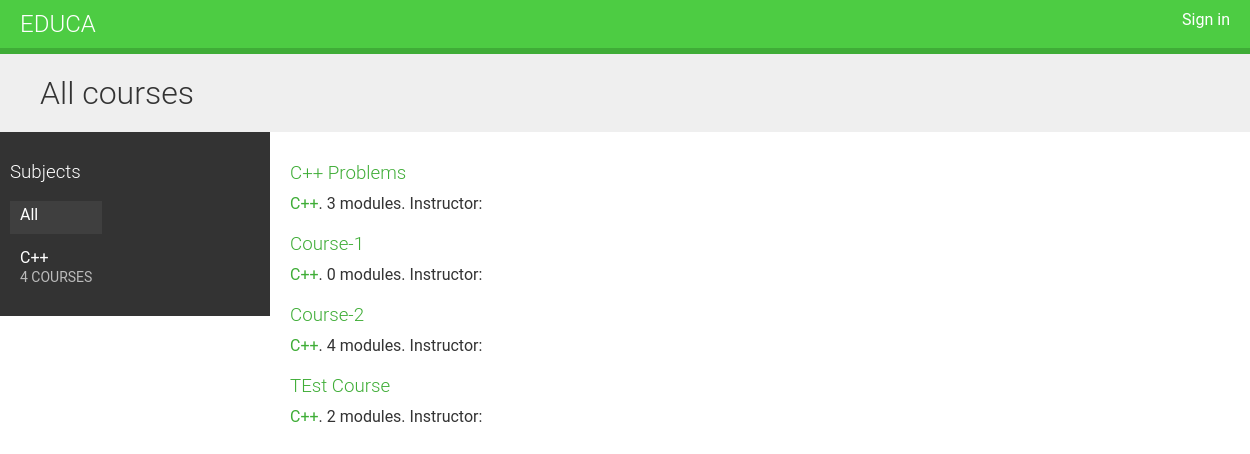
The page / on the database its author committed.
### courses/models.py (models this page shows, shortened)
class Subject(models.Model):
	title = models.CharField(max_length=250)
	slug = models.SlugField(max_length=500, unique=True)
	class Meta:
		ordering = ['title']
	def __str__(self):
		return self.title

class Course(models.Model):
	owner = models.ForeignKey(User, related_name='courses_created', on_delete=models.CASCADE)
	subject = models.ForeignKey(Subject, related_name='courses', on_delete=models.CASCADE)
	title = models.CharField(max_length=250)
	slug = models.SlugField(max_length=500, unique=True)
	overview = models.TextField()
	created = models.DateTimeField(auto_now_add=True)
	students = models.ManyToManyField(User, related_name='courses_joined', blank=True)
	class Meta:
		ordering = ['-created']

### courses/views.py (the view)
# urls.py: path('', CourseListView.as_view(), name='course_list'),
class CourseListView(TemplateResponseMixin, View):
	model = Course
	template_name = 'courses/course/list.html'
	def get(self, request, subject=None):
		subjects = Subject.objects.annotate(total_courses=Count('courses'))
		courses = Course.objects.annotate(total_modules=Count('modules'))
		if subject:
			subject = get_object_or_404(Subject, slug=subject)
			courses = courses.filter(subject=subject)
		return self.render_to_response({'subjects': subjects, 'subject': subject, 'courses': courses})

### templates/courses/course/list.html (shortened to what this page needs)
{% extends "base.html" %}
{% block content %}
<h1>
    {% if subject %}
        {{ subject.title }} courses
    {% else %}
        All courses
    {% endif %}
</h1>
<div class="contents">
    <h3>Subjects</h3>
    <ul id="modules">
        <li {% if not subject %}class="selected"{% endif %}>
            <a href="{% url "course_list" %}">All</a>
        </li>
        {% for s in subjects %}
            <li {% if subject == s %}class="selected"{% endif %}>
                <a href="{% url "course_list_subject" s.slug %}">
                    {{ s.title }}
                    <br><span>{{ s.total_courses }} courses</span>
                </a>
            </li>
        {% endfor %}
    </ul>
</div>
<div class="module">
    {% for course in courses %}
        {% with subject=course.subject %}
            <h3><a href="{% url "course_detail" course.slug %}">{{ course.title }}</a></h3>
            <p>
                <a href="{% url "course_list_subject" subject.slug %}">{{ subject }}</a>.
                {{ course.total_modules }} modules.
                Instructor: {{ course.owner.get_full_name }}
            </p>
        {% endwith %}
    {% endfor %}
</div>
{% endblock %}

### static/css/style.css (style rules this page uses)
body { margin:0; font-family:'Roboto', sans-serif; font-weight:400; color:#333; }
a { color:#3fad37; text-decoration:none; }
ul { float:left; }
h1, h2, h3, h4, h5, h6 { font-family:'Roboto', sans-serif; font-weight:300; }
h1 { background:#efefef; width:100%; overflow:auto; padding:20px 0 20px 40px; margin:0; }
.module { padding:10px 20px; float:left; width:600px; }
.module h3 { margin:20px 0 0; padding:0; width:100%; }
.module p { margin:10px 0 20px; width:100%; float:left; }
.contents { width:20%; padding:10px; float:left; background:#333; color: #fff; font-family:'Roboto', sans-serif; }
.contents ul { list-style:none; margin:0; padding:0; }
.contents ul li { margin:0 0 10px 0; padding:4px 10px 10px; overflow:auto; }
.contents ul li.selected { background:#3f3f3f; }
.contents ul span { text-transform:uppercase; color:#bbb; font-size:14px; }
.contents ul a { display:block; color:#fff; text-decoration:none; }

### rows shown on the page
Subject: title "C++", total_courses "4"
Course: title "C++ Problems", subject "C++", total_modules "3"
Course: title "Course-1", subject "C++", total_modules "0"
Course: title "Course-2", subject "C++", total_modules "4"
Course: title "TEst Course", subject "C++", total_modules "2"
